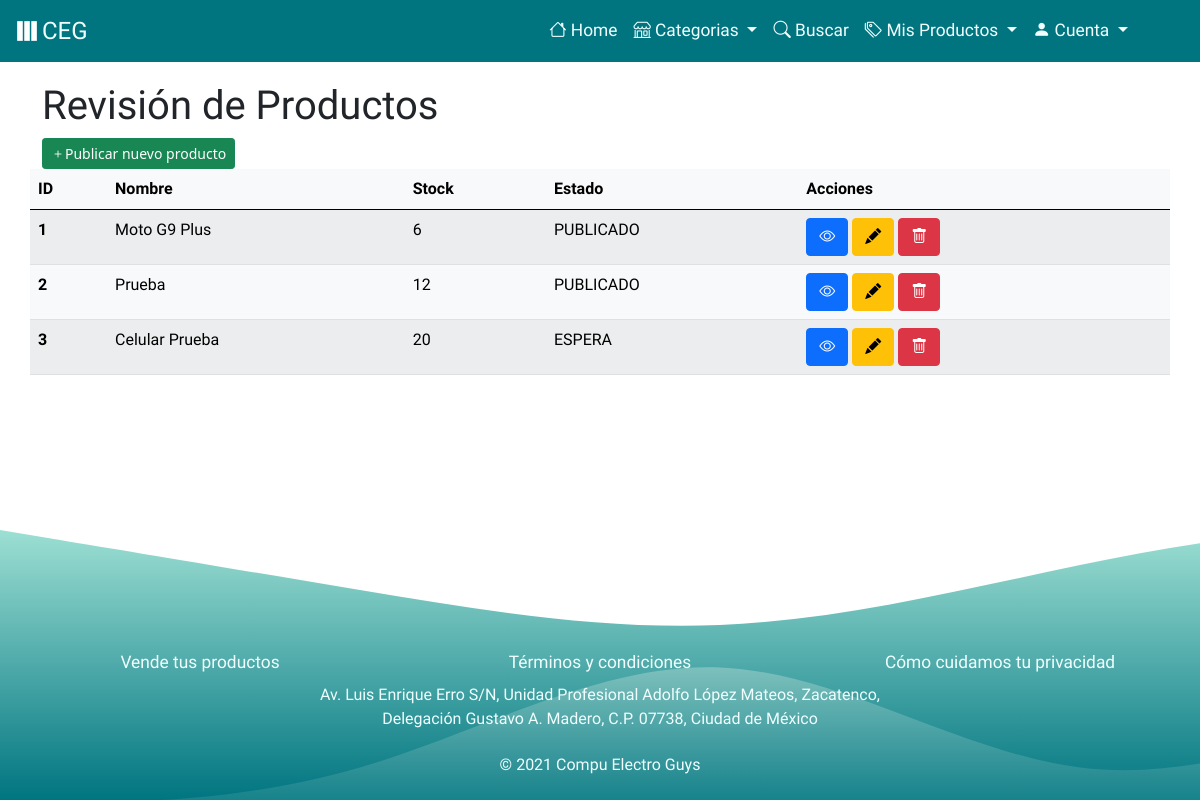
/html/productosVendedor.php (signed in), run on an earlier commit of the app's database.
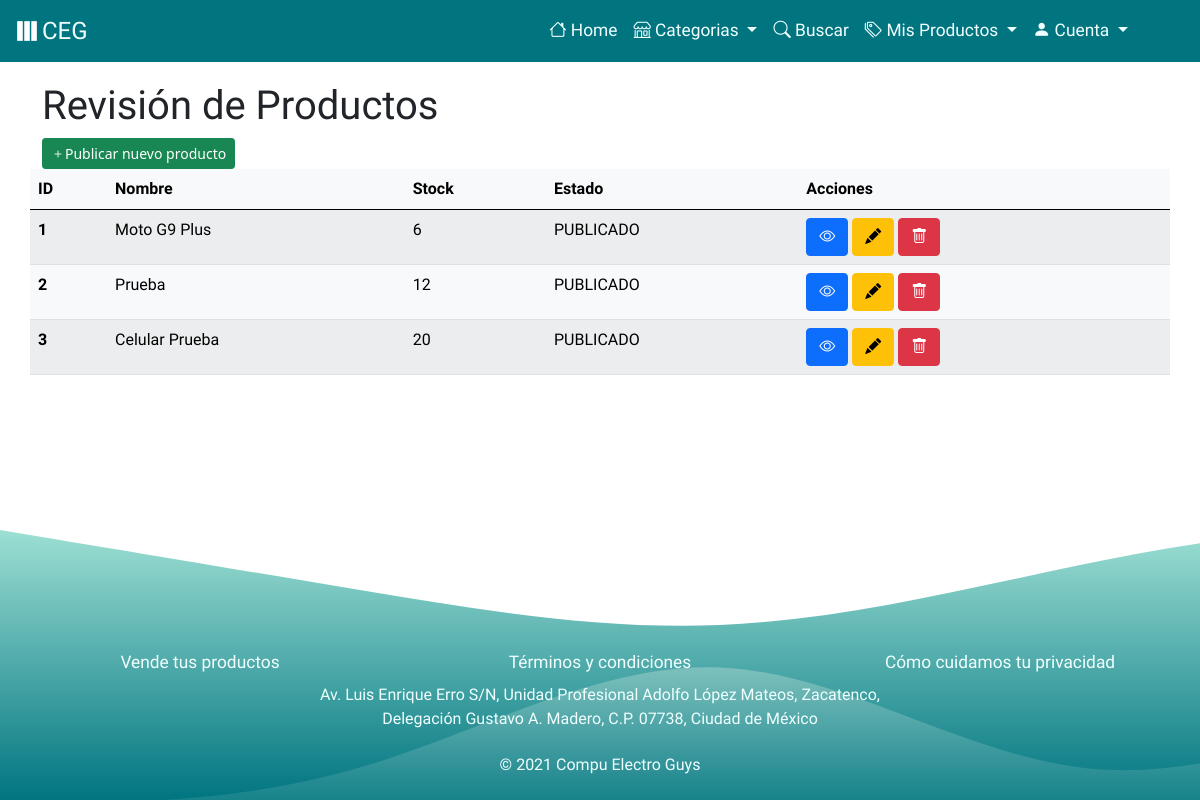
And on a later commit of the database.
### tables this page shows
CREATE TABLE `catalogodeproductos` (
  `id` int(11) NOT NULL,
  `vendedor_id` int(11) NOT NULL,
  `producto_id` int(11) NOT NULL,
  `avgcalificacion` int(11) DEFAULT NULL,
  `precio` double(9,2) NOT NULL
);

CREATE TABLE `producto` (
  `id` int(11) NOT NULL,
  `nombre` varchar(45) NOT NULL,
  `stock` int(11) NOT NULL,
  `estado` varchar(45) DEFAULT NULL,
  `calificacion` int(11) DEFAULT NULL,
  `listacategorias_id` int(11) NOT NULL,
  `descripcion_id` int(11) NOT NULL
);

### html/productosVendedor.php (the view, shortened to what this page needs)
<!DOCTYPE html>
<html>
<head>
    <link href="https://cdn.jsdelivr.net/npm/bootstrap@5.0.1/dist/css/bootstrap.min.css" rel="stylesheet">
    <link rel="stylesheet" href="https://cdn.jsdelivr.net/npm/bootstrap-icons@1.5.0/font/bootstrap-icons.css">
    <link rel="stylesheet" href="../css/navbar.css">
    <link rel="stylesheet" href="../css/verDetalles.css">
    <link rel="stylesheet" href="../css/adminTables.css">
</head>
<body>
	<?php require '../assets/navs/headerVendedorHtml.php'; ?>
    <div class="position-fixed bottom-0 end-0 p-3" style="z-index: 5">
    </div>
	<main class="contenedor">
		<div class="container details-product">
	        <div class="row justify-content-md-center">
                <h1>Revisión de Productos</h1>
                <div class="d-grid gap-2 d-md-block">
                    <a href="./registrarProductoNuevo.php" class='btn btn-success btn-sm'>
                    <i class='bi bi-plus'></i>Publicar nuevo producto</a>
                </div>
                <table class="table table-light table-striped">
                    <thead>
                      <tr>
                        <th scope="col">ID</th>
                        <th scope="col">Nombre</th>
                        <th scope="col">Stock</th>
                        <th scope="col">Estado</th>
                        <th scope="col">Acciones</th>
                      </tr>
                    </thead>
                    <tbody>
						<?php
						require '../assets/connections/database.php';
						$id_vendedor = $_SESSION['id_vendedor'];
						$sentencia = "SELECT cptos.id, pto.nombre, pto.stock, pto.estado FROM catalogodeproductos cptos, producto pto
						WHERE cptos.producto_id = pto.id AND vendedor_id = '$id_vendedor'";
						$ejecutar = $con->query($sentencia);
						while ($datos = $ejecutar->fetch_assoc()) {
							$id = $datos['id'];
							$nombre = $datos['nombre'];
							$stock = $datos['stock'];
							$estado = $datos['estado'];
							echo "<tr>";
							echo "<th scope='row'>$id</th>";
							echo "<td>$nombre</th>";
							echo "<td>$stock</th>";
							echo "<td>$estado</th>";
							echo "<td>
								<a href='verDetalles.php?id_producto=$id' class='btn btn-primary' title='Vista previa del Producto'><i class='bi bi-eye'></i></a>
								<a href='editarProducto.html?id=$id' type='button' class='btn btn-warning' title='Editar Producto' id='liveToastBtnAprobar'><i class='bi bi-pencil-fill'></i></a>
								<button type='button' class='btn btn-danger' title='Eliminar Producto' data-bs-toggle='modal' data-bs-target='#exampleModal'>
                                	<i class='bi bi-trash'></i>
                            	</button> </td>";
							echo "</tr>";
						  }
						?>
                    </tbody>
                </table>
	        </div>
	    </div>
    </main>
    <?php
        require '../assets/navs/footer.php';
	 ?>
</body>
</html>

### assets/navs/headerVendedorHtml.php (shortened to what this page needs)
<nav class="navbar navbar-expand-lg navbar-dark bg-green-ceg">
	<div class="container-fluid">
	  <a class="navbar-brand" href="../index.php">
		  <img src="../img/ceg.png" alt="logo-CEG"> CEG
	  </a>
	  <div class="collapse navbar-collapse" id="navbarNavDropdown">
		<ul class="navbar-nav">
		  <li class="nav-item">
			<a class="nav-link active" aria-current="page" href="../index.php"><i class="bi bi-house"></i> Home</a>
		  </li>
		  <li class="nav-item dropdown">
			<a class="nav-link dropdown-toggle" href="#" id="navbarDropdownMenuLink" role="button" data-bs-toggle="dropdown" aria-expanded="false">
				<i class="bi bi-shop"></i> Categorias
			</a>
		  </li>
       <li class="nav-item">
       <a class="nav-link active" aria-current="page" href="./search.php"><i class="bi bi-search"></i> Buscar</a>
		  </li>
		  <li class="nav-item dropdown">
         <a class="nav-link dropdown-toggle" href="#" id="navbarDropdownMenuLink" role="button" data-bs-toggle="dropdown" aria-expanded="false">
           <i class="bi bi-tags"></i> Mis Productos
         </a>
		  </li>
		  <li class="nav-item dropdown">
         <a class="nav-link dropdown-toggle" href="#" id="navbarDropdownMenuLink" role="button" data-bs-toggle="dropdown" aria-expanded="false">
           <i class="bi bi-person-fill"></i> Cuenta
         </a>
		  </li>
		</ul>
	  </div>
	</div>
 </nav>

### assets/navs/footer.php
<footer class="row">
		<div class="col col-4">
			<a href="#">Vende tus productos</a>
		</div>
		<div class="col col-4">
			<a href="#">Términos y condiciones</a>
		</div>
		<div class="col col-4">
			<a href="#">Cómo cuidamos tu privacidad</a>
		</div>
		<div class="col-3"></div>
		<div class="col col-6">
			<p>
				Av. Luis Enrique Erro S/N, Unidad Profesional Adolfo López Mateos, Zacatenco, Delegación Gustavo A. Madero, C.P. 07738, Ciudad de México
			</p>
		</div>
		<div class="col-3"></div>
		<div class="col-3"></div>
		<div class="col col-6">
			<p>
				© 2021 Compu Electro Guys
			</p>
		</div>
		<div class="col-3"></div>
</footer>

### css/navbar.css (style rules this page uses)
.navbar-brand { display: flex; align-items: center; justify-content: center; font-size: 18pt; }
.navbar-brand img { height: 20px; margin: auto 5px; }
.bg-green-ceg { background: #007580; font-family: 'Barlow Semi Condensed', sans-serif; }
.bg-green-ceg li { font-size: 13pt; }
.nav-link.dropdown-toggle { color: azure !important; }
.navbar-expand-lg .navbar-nav { transition: 3s !important; position: absolute; right: 4rem; }
html { min-height: 100%; position: relative; }
body { margin-bottom: 300px; }
footer.row { background-image: url(../img/wave.svg); background-repeat: no-repeat; background-size: cover; width: 100% !important; min-height: 300px; margin: auto !important; box-sizing: border-box; padding-top: 150px; font-family: 'Barlow Semi Condensed', sans-serif; bottom: 0; position: absolute; color: azure; }
footer.row .col { text-align: center; }
footer.row .col a { color: azure; text-decoration: none; font-size: 13pt; }

### css/verDetalles.css (style rules this page uses)
.navbar-light, .navbar-brand, a.nav-link { color: azure !important; }
.details-product { margin-top: 20px; }

### css/adminTables.css (style rules this page uses)
h1, h2, h3, table { font-family: 'Inconsolata', monospace; }

What changed in the data, as far as the page shows it:
changed through a linked row, catalogodeproductos "Celular Prueba": producto.estado "ESPERA" → "PUBLICADO"
